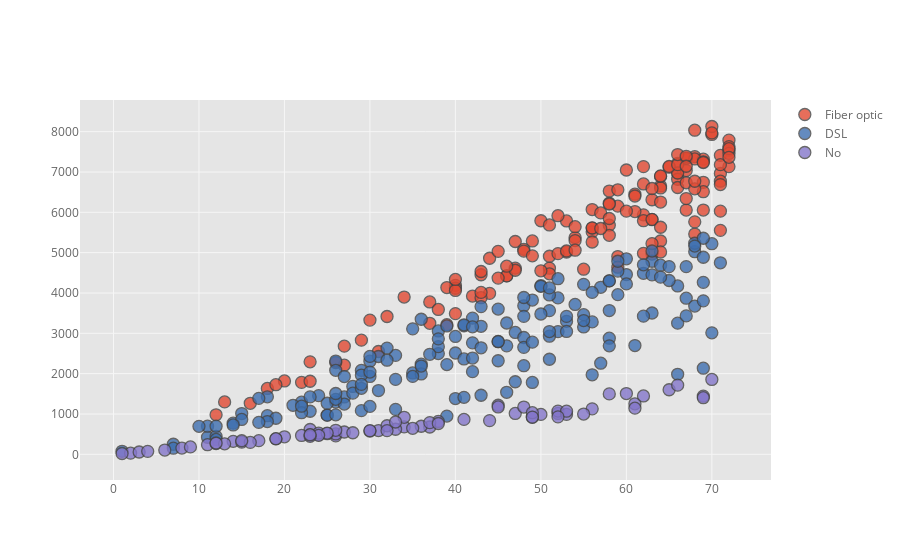

Notebook source saved alongside this figure:
### Code cell
## hide code


data.iplot(x='tenure', y='TotalCharges', mode='markers', categories='InternetService')

hide_cell()

### Figure 1 — Plotly figure (JSON) as saved in the notebook; plotly's stock layout.template omitted (floating-point values rounded to 4 significant figures; data arrays with more than 128 entries replaced by an {"elided": "..."} marker saying what was removed)
{"data": [{"marker": {"color": "rgba(226, 74, 51, 1.0)", "line": {"width": 1.3}, "opacity": 0.8, "size": 12, "symbol": "circle"}, "mode": "markers", "name": "Fiber optic", "textfont": {"color": "#666666"}, "type": "scatter", "uid": "80ea61c1-8989-423a-a5f0-b7ce68197bed", "x": {"elided": "150 int values"}, "y": {"elided": "150 float values"}}, {"marker": {"color": "rgba(62, 111, 176, 1.0)", "line": {"width": 1.3}, "opacity": 0.8, "size": 12, "symbol": "circle"}, "mode": "markers", "name": "DSL", "textfont": {"color": "#666666"}, "type": "scatter", "uid": "457a1a09-2034-45c7-9499-2d1ff61e025f", "x": {"elided": "172 int values"}, "y": {"elided": "172 float values"}}, {"marker": {"color": "rgba(132, 118, 202, 1.0)", "line": {"width": 1.3}, "opacity": 0.8, "size": 12, "symbol": "circle"}, "mode": "markers", "name": "No", "textfont": {"color": "#666666"}, "type": "scatter", "uid": "f04df6a5-9328-40b7-b50c-0be7f0d44941", "x": [45, 61, 41, 11, 47, 26, 26, 12, 34, 58, 52, 25, 62, 33, 23, 8, 14, 20, 31, 19, 15, 30, 38, 70, 27, 61, 24, 26, 24, 19, 34, 52, 32, 60, 44, 17, 65, 69, 25, 56, 37, 16, 53, 28, 2, 50, 13, 48, 36, 32, 49, 3, 69, 49, 4, 37, 30, 23, 22, 1, 45, 24, 23, 49, 66, 12, 9, 35, 55, 53, 33, 52, 38, 15, 6, 23], "y": [1217.0, 1252, 865, 237.7, 1013.0, 457.3, 504.2, 267, 678.8, 1498.0, 1012.0, 510.8, 1447.0, 620.5, 615.4, 153.9, 321.7, 433.8, 589.2, 383.6, 302.4, 576.6, 814.8, 1856.0, 552.9, 1144.0, 482.8, 595.5, 527.4, 386.5, 917.1, 1072.0, 707.5, 1506.0, 835.5, 337.9, 1601.0, 1443.0, 527.5, 1127.0, 677.0, 295.6, 990.5, 534.7, 28.3, 989.0, 259.6, 1172.0, 695.9, 587.7, 918.7, 57.4, 1403.0, 1032.0, 73.1, 785.8, 587.1, 478.1, 467.1, 19.85, 1174.0, 469.6, 445.3, 921.3, 1715.0, 280.4, 183.2, 644.5, 998.1, 1068.0, 800.3, 928.4, 763.1, 335.9, 105.5, 486.2]}], "layout": {"legend": {"bgcolor": "#FFFFFF", "font": {"color": "#666666"}}, "paper_bgcolor": "#FFFFFF", "plot_bgcolor": "#E5E5E5", "title": {"font": {"color": "#151516"}}, "xaxis": {"gridcolor": "#F6F6F6", "showgrid": true, "tickfont": {"color": "#666666"}, "title": {"font": {"color": "#666666"}, "text": ""}, "zerolinecolor": "#F6F6F6"}, "yaxis": {"gridcolor": "#F6F6F6", "showgrid": true, "tickfont": {"color": "#666666"}, "title": {"font": {"color": "#666666"}, "text": ""}, "zerolinecolor": "#F6F6F6"}}}
